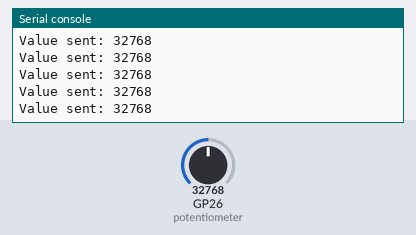
The program below on a simulated Raspberry Pi Pico running MicroPython. On the bench: the last lines printed to the serial console. The inputs (shaded band) are chosen by the test bench; at power-on: GP26 (potentiometer) = 32768 (analog values on the 0–65535 scale).

Above: at 1.2 s.
1.3 s: GP26 (potentiometer) set to 45874
At 1.31 s:
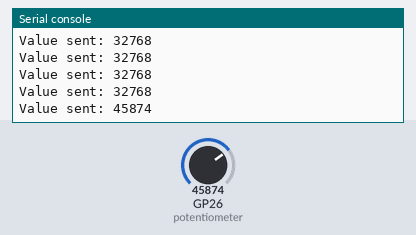
2.8 s: GP26 (potentiometer) set to 57670
At 2.81 s:
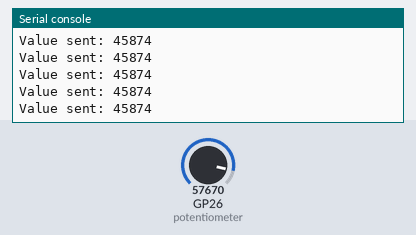
Timing chart, 0 to 5.8 s (numbered marks = the images above; inputs shaded):
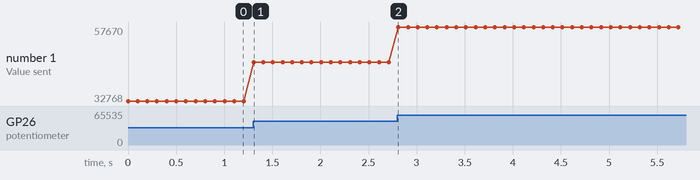

Measured:
- after the input at 1.3 s, the serial console: prints a new line at once (image 1)
- plotted number 1: 32768 → 45874 after the input at 1.3 s, 45874 → 57670 after the input at 2.8 s

The program:

main.py
```python
from machine import ADC, Pin, UART
import time

# Initialize ADC on pin GP26 (ADC0)
potentiometer = ADC(Pin(26))

# Initialize UART
uart = UART(0, baudrate=115200)  # UART0, baud rate 115200

while True:
    value = potentiometer.read_u16()
    uart.write(f"{value}\n".encode())  # Encode the string to bytes
    print(f"Value sent: {value}")
    time.sleep(0.1)  # Slightly longer delay to match the receiver's reading speed
```
